Frame 1 (no input): blank canvas, image omitted
Frame 60 (no input): blank canvas, image omitted
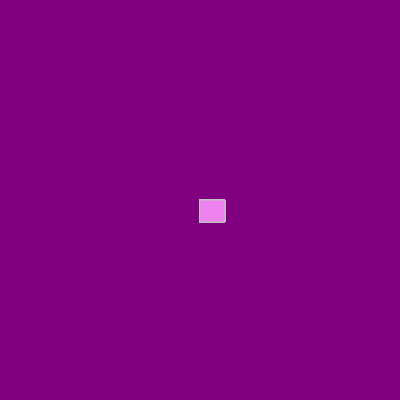
Frame 120 (the mouse pressed at the canvas centre since frame 60)

The p5.js sketch whose frames 1 and 60 were blank and that drew this single picture after the mouse press (run headless with seeded random() and noise() and a simulated clock; from frame 60 on, the mouse is pressed at the canvas centre):

// p5.js sketch
// ── sketch.js
function setup() {
  createCanvas(400, 400);
background("purple");
}
function draw() {




stroke ("silver");
fill("violet");
//  console.log(mouseIsPressed)
  if (mouseIsPressed) {
rect(mouseX, mouseY, 25, 22)
  }
}
